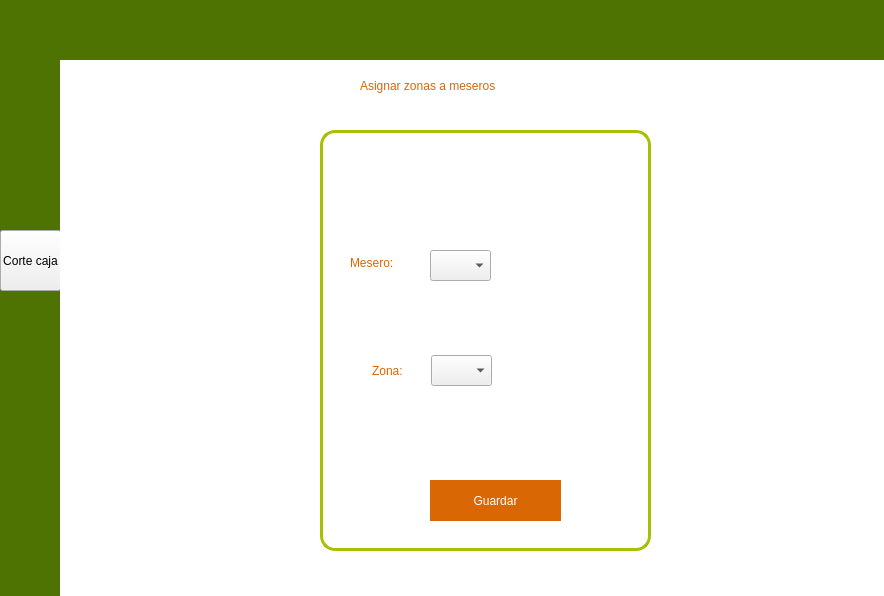
<?xml version="1.0" encoding="UTF-8"?>
<ui version="4.0">
 <class>Encargado</class>
 <widget class="QWidget" name="Encargado">
  <property name="geometry">
   <rect>
    <x>0</x>
    <y>0</y>
    <width>884</width>
    <height>596</height>
   </rect>
  </property>
  <property name="windowTitle">
   <string>Encargado</string>
  </property>
  <property name="windowIcon">
   <iconset resource="img.qrc">
    <normaloff>:/imagenes/img/Logo.png</normaloff>:/imagenes/img/Logo.png</iconset>
  </property>
  <property name="styleSheet">
   <string notr="true">#Encargado{
	background-color: white;
}</string>
  </property>
  <widget class="QWidget" name="menuL" native="true">
   <property name="geometry">
    <rect>
     <x>0</x>
     <y>0</y>
     <width>61</width>
     <height>601</height>
    </rect>
   </property>
   <property name="styleSheet">
    <string notr="true">#menuL{
	background-color: #4F7302;
}</string>
   </property>
   <widget class="QPushButton" name="btnSalir">
    <property name="geometry">
     <rect>
      <x>0</x>
      <y>530</y>
      <width>61</width>
      <height>61</height>
     </rect>
    </property>
    <property name="styleSheet">
     <string notr="true">#btnSalir{
	background: none;
	border: none;
	image: url(:/imagenes/img/logOff.png);
}</string>
    </property>
    <property name="text">
     <string/>
    </property>
   </widget>
   <widget class="QPushButton" name="btnAsigZ">
    <property name="geometry">
     <rect>
      <x>0</x>
      <y>70</y>
      <width>60</width>
      <height>61</height>
     </rect>
    </property>
    <property name="styleSheet">
     <string notr="true">#btnAsigZ{
	background: none;
	border: none;
	image: url(:/imagenes/img/asignarZona.png);
}</string>
    </property>
    <property name="text">
     <string/>
    </property>
   </widget>
   <widget class="QPushButton" name="btnInven">
    <property name="geometry">
     <rect>
      <x>0</x>
      <y>160</y>
      <width>71</width>
      <height>51</height>
     </rect>
    </property>
    <property name="styleSheet">
     <string notr="true">#btnInven{	background: none;
	border: none;
	image: url(:/imagenes/img/inventario.png);}</string>
    </property>
    <property name="iconSize">
     <size>
      <width>20</width>
      <height>16</height>
     </size>
    </property>
   </widget>
   <widget class="QPushButton" name="pushButton_3">
    <property name="geometry">
     <rect>
      <x>0</x>
      <y>230</y>
      <width>61</width>
      <height>61</height>
     </rect>
    </property>
    <property name="text">
     <string>Corte caja</string>
    </property>
   </widget>
  </widget>
  <widget class="QWidget" name="menuH" native="true">
   <property name="geometry">
    <rect>
     <x>0</x>
     <y>0</y>
     <width>891</width>
     <height>61</height>
    </rect>
   </property>
   <property name="styleSheet">
    <string notr="true">#menuH{
	background-color: #4F7302;
	border: none;
}</string>
   </property>
   <widget class="QLabel" name="relojD">
    <property name="geometry">
     <rect>
      <x>760</x>
      <y>10</y>
      <width>111</width>
      <height>41</height>
     </rect>
    </property>
    <property name="styleSheet">
     <string notr="true">font: 20pt &quot;HelvLight&quot;;
color: #F29F05;</string>
    </property>
    <property name="text">
     <string/>
    </property>
   </widget>
  </widget>
  <widget class="QStackedWidget" name="paginas">
   <property name="geometry">
    <rect>
     <x>60</x>
     <y>60</y>
     <width>831</width>
     <height>541</height>
    </rect>
   </property>
   <property name="styleSheet">
    <string notr="true"/>
   </property>
   <property name="currentIndex">
    <number>0</number>
   </property>
   <widget class="QWidget" name="asignarZona">
    <property name="styleSheet">
     <string notr="true">#asignarZona{
	background-color: white;
	image: url(:/imagenes/img/LogoFaded.png);
}</string>
    </property>
    <widget class="QLabel" name="label">
     <property name="geometry">
      <rect>
       <x>300</x>
       <y>0</y>
       <width>251</width>
       <height>51</height>
      </rect>
     </property>
     <property name="styleSheet">
      <string notr="true">font: 16pt &quot;HelvLight&quot;;
color: #D96704;</string>
     </property>
     <property name="text">
      <string>Asignar zonas a meseros</string>
     </property>
    </widget>
    <widget class="QWidget" name="ficha1" native="true">
     <property name="geometry">
      <rect>
       <x>260</x>
       <y>70</y>
       <width>331</width>
       <height>421</height>
      </rect>
     </property>
     <property name="styleSheet">
      <string notr="true">#ficha1{
	border-radius: 15px;
	border:3px solid #A9BF04;
	background-color: white;
}
</string>
     </property>
     <widget class="QComboBox" name="cmbZona">
      <property name="geometry">
       <rect>
        <x>111</x>
        <y>225</y>
        <width>61</width>
        <height>31</height>
       </rect>
      </property>
      <property name="styleSheet">
       <string notr="true">#zonaF1{
	background-color: white;
	border-right: 2px solid #D96704;
	border-bottom: 2px solid #D96704;
	font: 10pt &quot;HelvLight&quot;;
}</string>
      </property>
     </widget>
     <widget class="QPushButton" name="usrIcon1">
      <property name="geometry">
       <rect>
        <x>123</x>
        <y>15</y>
        <width>101</width>
        <height>101</height>
       </rect>
      </property>
      <property name="styleSheet">
       <string notr="true">#usrIcon1{
	background: none;
	border: none;
	image: url(:/imagenes/img/usuario.png);
}</string>
      </property>
      <property name="text">
       <string/>
      </property>
     </widget>
     <widget class="QLabel" name="nombreM">
      <property name="geometry">
       <rect>
        <x>30</x>
        <y>159</y>
        <width>281</width>
        <height>41</height>
       </rect>
      </property>
      <property name="styleSheet">
       <string notr="true">font: 18pt &quot;HelvLight&quot;;
color: black;</string>
      </property>
      <property name="text">
       <string/>
      </property>
     </widget>
     <widget class="QLabel" name="label_2">
      <property name="geometry">
       <rect>
        <x>30</x>
        <y>122</y>
        <width>81</width>
        <height>21</height>
       </rect>
      </property>
      <property name="styleSheet">
       <string notr="true">font: 16pt &quot;HelvLight&quot;;
color: #D96704;
</string>
      </property>
      <property name="text">
       <string>Mesero:</string>
      </property>
     </widget>
     <widget class="QComboBox" name="cmbMeseros">
      <property name="geometry">
       <rect>
        <x>110</x>
        <y>120</y>
        <width>61</width>
        <height>31</height>
       </rect>
      </property>
      <property name="styleSheet">
       <string notr="true">#zonaF1{
	background-color: white;
	border-right: 2px solid #D96704;
	border-bottom: 2px solid #D96704;
	font: 10pt &quot;HelvLight&quot;;
}</string>
      </property>
     </widget>
     <widget class="QLabel" name="label_12">
      <property name="geometry">
       <rect>
        <x>52</x>
        <y>230</y>
        <width>61</width>
        <height>21</height>
       </rect>
      </property>
      <property name="styleSheet">
       <string notr="true">font: 16pt &quot;HelvLight&quot;;
color: #D96704;
</string>
      </property>
      <property name="text">
       <string>Zona:</string>
      </property>
     </widget>
     <widget class="QLabel" name="nombreZ">
      <property name="geometry">
       <rect>
        <x>30</x>
        <y>269</y>
        <width>281</width>
        <height>41</height>
       </rect>
      </property>
      <property name="styleSheet">
       <string notr="true">font: 18pt &quot;HelvLight&quot;;
color: black;</string>
      </property>
      <property name="text">
       <string/>
      </property>
     </widget>
     <widget class="QPushButton" name="btnGuardar">
      <property name="geometry">
       <rect>
        <x>110</x>
        <y>350</y>
        <width>131</width>
        <height>41</height>
       </rect>
      </property>
      <property name="styleSheet">
       <string notr="true">#btnGuardar{
	background-color: #D96704;
	border: none;
	font: 16pt &quot;HelvLight&quot;;
	color: white;
}

#btnGuardar:Hover{
	background-color: #A9BF04;
}</string>
      </property>
      <property name="text">
       <string>Guardar</string>
      </property>
     </widget>
    </widget>
   </widget>
   <widget class="QWidget" name="pagina2">
    <widget class="QLabel" name="label_3">
     <property name="geometry">
      <rect>
       <x>40</x>
       <y>30</y>
       <width>191</width>
       <height>31</height>
      </rect>
     </property>
     <property name="styleSheet">
      <string notr="true">font: 20pt &quot;HelvLight&quot;;
color: #D96704;</string>
     </property>
     <property name="text">
      <string>Corte de Caja.</string>
     </property>
    </widget>
    <widget class="QLabel" name="label_4">
     <property name="geometry">
      <rect>
       <x>50</x>
       <y>60</y>
       <width>421</width>
       <height>31</height>
      </rect>
     </property>
     <property name="styleSheet">
      <string notr="true">font: 10pt &quot;HelvLight&quot;;
color: #00007f;</string>
     </property>
     <property name="text">
      <string>° Seleccione un cajero en especifico para la visualización de ingresos. </string>
     </property>
    </widget>
    <widget class="QFrame" name="frame">
     <property name="geometry">
      <rect>
       <x>80</x>
       <y>110</y>
       <width>281</width>
       <height>51</height>
      </rect>
     </property>
     <property name="styleSheet">
      <string notr="true">QComboBox{
border:transparent;
background-color: rgb(255, 255, 255);
}</string>
     </property>
     <property name="frameShape">
      <enum>QFrame::StyledPanel</enum>
     </property>
     <property name="frameShadow">
      <enum>QFrame::Raised</enum>
     </property>
     <widget class="QComboBox" name="comboBox">
      <property name="geometry">
       <rect>
        <x>10</x>
        <y>10</y>
        <width>131</width>
        <height>31</height>
       </rect>
      </property>
      <property name="styleSheet">
       <string notr="true">font: 10pt &quot;HelvLight&quot;;</string>
      </property>
      <item>
       <property name="text">
        <string>Cajero 1</string>
       </property>
      </item>
      <item>
       <property name="text">
        <string>Cajero 2</string>
       </property>
      </item>
      <item>
       <property name="text">
        <string>Cajero 3</string>
       </property>
      </item>
      <item>
       <property name="text">
        <string>Cajero 4</string>
       </property>
      </item>
      <item>
       <property name="text">
        <string>Cajero 5</string>
       </property>
      </item>
      <item>
       <property name="text">
        <string>Cajero 6</string>
       </property>
      </item>
     </widget>
     <widget class="QPushButton" name="pushButton">
      <property name="geometry">
       <rect>
        <x>170</x>
        <y>10</y>
        <width>101</width>
        <height>31</height>
       </rect>
      </property>
      <property name="styleSheet">
       <string notr="true">QPushButton{
	border: none;
	background-color: #4F7302;
	font: 10pt &quot;HelvLight&quot;;
	color: white;
}

QPushButton:Hover{
	background-color: #D96704;
}</string>
      </property>
      <property name="text">
       <string>Realizar corte</string>
      </property>
     </widget>
    </widget>
    <widget class="QFrame" name="usuario">
     <property name="geometry">
      <rect>
       <x>79</x>
       <y>180</y>
       <width>281</width>
       <height>301</height>
      </rect>
     </property>
     <property name="frameShape">
      <enum>QFrame::StyledPanel</enum>
     </property>
     <property name="frameShadow">
      <enum>QFrame::Raised</enum>
     </property>
     <widget class="QLabel" name="label_5">
      <property name="geometry">
       <rect>
        <x>80</x>
        <y>30</y>
        <width>131</width>
        <height>131</height>
       </rect>
      </property>
      <property name="text">
       <string/>
      </property>
      <property name="pixmap">
       <pixmap resource="img.qrc">:/imagenes/img/usuario.png</pixmap>
      </property>
      <property name="scaledContents">
       <bool>true</bool>
      </property>
     </widget>
     <widget class="QLabel" name="nombre">
      <property name="geometry">
       <rect>
        <x>70</x>
        <y>180</y>
        <width>201</width>
        <height>31</height>
       </rect>
      </property>
      <property name="styleSheet">
       <string notr="true">font: 13pt &quot;HelvLight&quot;;
color: #00007f;</string>
      </property>
      <property name="text">
       <string/>
      </property>
     </widget>
     <widget class="QLabel" name="label_6">
      <property name="geometry">
       <rect>
        <x>100</x>
        <y>220</y>
        <width>91</width>
        <height>31</height>
       </rect>
      </property>
      <property name="styleSheet">
       <string notr="true">font: 15pt &quot;HelvLight&quot;;
color: #00007f;</string>
      </property>
      <property name="text">
       <string>USUARIO</string>
      </property>
     </widget>
     <widget class="QLabel" name="zona">
      <property name="geometry">
       <rect>
        <x>140</x>
        <y>250</y>
        <width>41</width>
        <height>41</height>
       </rect>
      </property>
      <property name="styleSheet">
       <string notr="true">font: 12pt &quot;HelvLight&quot;;
color: #00007f;</string>
      </property>
      <property name="text">
       <string/>
      </property>
     </widget>
    </widget>
    <widget class="QTableWidget" name="caja1">
     <property name="geometry">
      <rect>
       <x>430</x>
       <y>110</y>
       <width>341</width>
       <height>341</height>
      </rect>
     </property>
    </widget>
    <widget class="QFrame" name="totales">
     <property name="geometry">
      <rect>
       <x>430</x>
       <y>450</y>
       <width>351</width>
       <height>71</height>
      </rect>
     </property>
     <property name="frameShape">
      <enum>QFrame::StyledPanel</enum>
     </property>
     <property name="frameShadow">
      <enum>QFrame::Raised</enum>
     </property>
     <widget class="QLabel" name="label_7">
      <property name="geometry">
       <rect>
        <x>10</x>
        <y>10</y>
        <width>121</width>
        <height>21</height>
       </rect>
      </property>
      <property name="styleSheet">
       <string notr="true">font: 12pt &quot;HelvLight&quot;;
color: #00007f;</string>
      </property>
      <property name="text">
       <string>Ordenes totales:</string>
      </property>
     </widget>
     <widget class="QLabel" name="label_8">
      <property name="geometry">
       <rect>
        <x>10</x>
        <y>40</y>
        <width>121</width>
        <height>21</height>
       </rect>
      </property>
      <property name="styleSheet">
       <string notr="true">font: 12pt &quot;HelvLight&quot;;
color: #00007f;</string>
      </property>
      <property name="text">
       <string>Ingresos totales:</string>
      </property>
     </widget>
     <widget class="QLabel" name="ordenes">
      <property name="geometry">
       <rect>
        <x>140</x>
        <y>10</y>
        <width>61</width>
        <height>21</height>
       </rect>
      </property>
      <property name="styleSheet">
       <string notr="true">font: 12pt &quot;HelvLight&quot;;
color: #00007f;</string>
      </property>
      <property name="text">
       <string/>
      </property>
     </widget>
     <widget class="QLabel" name="ingresos">
      <property name="geometry">
       <rect>
        <x>140</x>
        <y>40</y>
        <width>61</width>
        <height>21</height>
       </rect>
      </property>
      <property name="styleSheet">
       <string notr="true">font: 12pt &quot;HelvLight&quot;;
color: #00007f;</string>
      </property>
      <property name="text">
       <string/>
      </property>
     </widget>
     <widget class="QPushButton" name="pushButton_2">
      <property name="geometry">
       <rect>
        <x>250</x>
        <y>20</y>
        <width>91</width>
        <height>31</height>
       </rect>
      </property>
      <property name="styleSheet">
       <string notr="true">QPushButton{
	border: none;
	background-color: #4F7302;
	font: 10pt &quot;HelvLight&quot;;
	color: white;
}

QPushButton:Hover{
	background-color: #D96704;
}</string>
      </property>
      <property name="text">
       <string>Guardar</string>
      </property>
     </widget>
    </widget>
   </widget>
   <widget class="QWidget" name="page">
    <widget class="QTableWidget" name="invetario_tableWidget">
     <property name="geometry">
      <rect>
       <x>30</x>
       <y>20</y>
       <width>521</width>
       <height>471</height>
      </rect>
     </property>
    </widget>
    <widget class="QPushButton" name="Actubtn">
     <property name="geometry">
      <rect>
       <x>620</x>
       <y>180</y>
       <width>151</width>
       <height>41</height>
      </rect>
     </property>
     <property name="styleSheet">
      <string notr="true">QPushButton{
	border: none;
	background-color: #4F7302;
	font: 12pt &quot;HelvLight&quot;;
	color: white;
}

QPushButton:Hover{
	background-color: #D96704;
}</string>
     </property>
     <property name="text">
      <string>Actualizar Productos</string>
     </property>
    </widget>
    <widget class="QPushButton" name="agregarPbtn">
     <property name="geometry">
      <rect>
       <x>620</x>
       <y>270</y>
       <width>151</width>
       <height>41</height>
      </rect>
     </property>
     <property name="styleSheet">
      <string notr="true">QPushButton{
	border: none;
	background-color: #4F7302;
	font: 12pt &quot;HelvLight&quot;;
	color: white;
}

QPushButton:Hover{
	background-color: #D96704;
}</string>
     </property>
     <property name="text">
      <string>Agregar Productos</string>
     </property>
    </widget>
    <widget class="QPushButton" name="eliminarPbtn">
     <property name="geometry">
      <rect>
       <x>620</x>
       <y>350</y>
       <width>151</width>
       <height>41</height>
      </rect>
     </property>
     <property name="styleSheet">
      <string notr="true">QPushButton{
	border: none;
	background-color: #4F7302;
	font: 12pt &quot;HelvLight&quot;;
	color: white;
}

QPushButton:Hover{
	background-color: #D96704;
}</string>
     </property>
     <property name="text">
      <string>Eliminar Producto</string>
     </property>
    </widget>
   </widget>
   <widget class="QWidget" name="page_2">
    <widget class="QLineEdit" name="descripcion">
     <property name="geometry">
      <rect>
       <x>130</x>
       <y>300</y>
       <width>521</width>
       <height>91</height>
      </rect>
     </property>
     <property name="styleSheet">
      <string notr="true">QLineEdit{
	border: none;
	border-bottom: 2px solid #D96704;
	font: 12pt &quot;HelvLight&quot;;
}

QLineEdit:Hover{
	border-bottom: 2px solid #F29F05;
}</string>
     </property>
    </widget>
    <widget class="QLineEdit" name="nombre_2">
     <property name="geometry">
      <rect>
       <x>130</x>
       <y>160</y>
       <width>201</width>
       <height>31</height>
      </rect>
     </property>
     <property name="styleSheet">
      <string notr="true">QLineEdit{
	border: none;
	border-bottom: 2px solid #D96704;
	font: 12pt &quot;HelvLight&quot;;
}

QLineEdit:Hover{
	border-bottom: 2px solid #F29F05;
}</string>
     </property>
    </widget>
    <widget class="QPushButton" name="GuaPrbtn">
     <property name="geometry">
      <rect>
       <x>310</x>
       <y>430</y>
       <width>141</width>
       <height>41</height>
      </rect>
     </property>
     <property name="styleSheet">
      <string notr="true">#GuaPrbtn{
	background-color: #D96704;
	border: none;
	font: 16pt &quot;HelvLight&quot;;
	color: white;
}

#GuaPrbtn:Hover{
	background-color: #A9BF04;
}</string>
     </property>
     <property name="text">
      <string>Guardar</string>
     </property>
    </widget>
    <widget class="QLineEdit" name="cantidad">
     <property name="geometry">
      <rect>
       <x>456</x>
       <y>160</y>
       <width>161</width>
       <height>31</height>
      </rect>
     </property>
     <property name="styleSheet">
      <string notr="true">QLineEdit{
	border: none;
	border-bottom: 2px solid #D96704;
	font: 12pt &quot;HelvLight&quot;;
}

QLineEdit:Hover{
	border-bottom: 2px solid #F29F05;
}</string>
     </property>
    </widget>
    <widget class="QLabel" name="label_9">
     <property name="geometry">
      <rect>
       <x>136</x>
       <y>110</y>
       <width>191</width>
       <height>31</height>
      </rect>
     </property>
     <property name="styleSheet">
      <string notr="true">font: 14pt &quot;HelvLight&quot;;
color: black;</string>
     </property>
     <property name="text">
      <string>Nombre del producto</string>
     </property>
    </widget>
    <widget class="QLabel" name="label_10">
     <property name="geometry">
      <rect>
       <x>440</x>
       <y>110</y>
       <width>201</width>
       <height>31</height>
      </rect>
     </property>
     <property name="styleSheet">
      <string notr="true">font: 14pt &quot;HelvLight&quot;;
color: black;</string>
     </property>
     <property name="text">
      <string>Cantidad del producto</string>
     </property>
    </widget>
    <widget class="QLabel" name="label_11">
     <property name="geometry">
      <rect>
       <x>130</x>
       <y>250</y>
       <width>171</width>
       <height>31</height>
      </rect>
     </property>
     <property name="styleSheet">
      <string notr="true">font: 14pt &quot;HelvLight&quot;;
color: black;</string>
     </property>
     <property name="text">
      <string>Descripción</string>
     </property>
    </widget>
   </widget>
  </widget>
 </widget>
 <resources>
  <include location="img.qrc"/>
 </resources>
 <connections/>
</ui>
